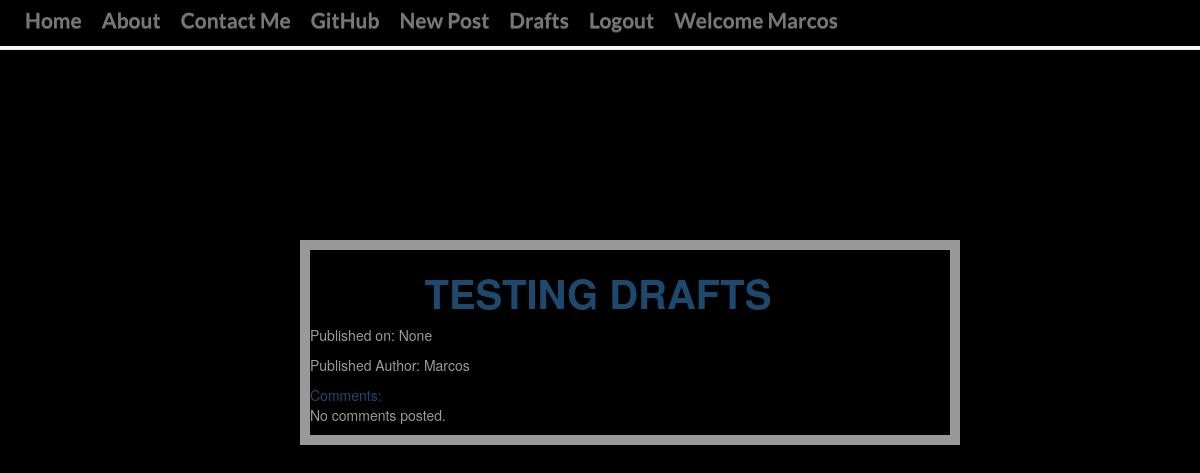
Page /drafts/ (signed in) on the committed database.
### blog/models.py (models this page shows, shortened)
class Post(models.Model):
    author = models.ForeignKey('auth.user', on_delete=models.CASCADE,)
    title = models.CharField(max_length=200)
    text = models.TextField()
    create_date = models.DateTimeField(default=timezone.now)
    publish_date= models.DateTimeField(blank=True, null=True)

### blog/views.py (the view)
class DraftListView(LoginRequiredMixin, ListView):
    model = Post
    login_url='/login/'
    redirect_field_name = 'blog/post_draft_list.html'
    def get_queryset(self): #Checks to ensure published_date is empty which means its a draft
        return Post.objects.filter(publish_date__isnull=True).order_by('create_date')

### blog/templates/blog/post_list.html (shortened to what this page needs)
{% extends 'blog/base.html' %}
{% block content %}
    {% for post in post_list %}
        <div class="post">
            <h1><a id='titleofpost'href="{% url 'post_detail' pk=post.pk %}"><strong>{{ post.title }}</strong></a></h1>
            <div class="date">
                <p>Published on: {{ post.publish_date}}</p>
                <p>Published Author: {{post.author}}</p>
            </div>
            <a href="{% url 'post_detail' pk=post.pk %}">Comments:{{ comment.text }} </a>
            {% for comment in post.comments.all %}
            <br>
                {% if user.is_authenticated or comment.approved_comment %}
                        {{ comment.created_date }}
                    <p>{{ comment.text|safe|linebreaks }}</p>
                    <p>Posted by: <strong>{{ comment.author }}</strong></p>
                {% endif %}
            {% empty %}
                <p>No comments posted.</p>
            {% endfor %}
        </div>
    {% endfor %}
{% endblock %}

### blog/templates/blog/base.html (shortened to what this page needs)
<!DOCTYPE html>
{% load staticfiles %}
{% load tz %}
<html lang="en" dir="ltr">
  <head>
    <head>
        <link rel="stylesheet" href="https://maxcdn.bootstrapcdn.com/bootstrap/3.3.7/css/bootstrap.min.css">
        <link rel="stylesheet" href="https://maxcdn.bootstrapcdn.com/bootstrap/3.3.7/css/bootstrap-theme.min.css">
        <link rel="stylesheet" href="//cdn.jsdelivr.net/medium-editor/latest/css/medium-editor.min.css" type="text/css" media="screen" charset="utf-8">
        <link rel="stylesheet" href="{% static 'css/blog.css' %}">
  </head>
<body>
  <nav id='navbar1'class='navbar  navbar-default navbar-fixed-top techfont '>
    <div id='postcont'class="container">
      <ul class='nav navbar-nav navbar-left'>
        <li> <a href="{% url 'post_list' %}">Home </a></li>
        <li><a href="{% url 'post_about'%}">About</a></li>
        <li><a href="{% url 'post_contact'%}">Contact Me</a></li>
        <li> <a href="https://github.com/OrtegaM4">GitHub</a></li>
        {% if user.is_authenticated %}
        <li>
          <a href="{% url 'post_new' %}"> New Post</a>
        </li>
        <li>
          <a href="{% url 'post_draft_list' %}">Drafts</a>
        </li>
        <li>
          <a id='loginbtn'href="{% url 'logout' %}?next={% url 'post_list'%}"> Logout</a>
        </li>
        <li>
          <a>Welcome {{user.username}}</a>
        </li>
        {%else%}
        <li>
          <a class='nav navbar-nav navbar-right'href="{%url 'login'%}">Login</a>
        </li>
        {% endif %}
      </ul>
    </div>
  </nav>
      {% block content %}
      {% endblock %}
    </body>
  </html>

### blog/static/css/blog.css (style rules this page uses)
body { background-image: url('https://www.marcoguglie.it/Codepen/AnimatedHeaderBg/demo-1/img/demo-1-bg.jpg'); background-attachment: fixed; background-position: center; background-repeat: no-repeat; background-size: cover; background-color: black; z-index: 100; }
body h1 { text-align: center; color: white; }
.post { background-position:absolute; background-size: 10px; border: solid 10px; border-color: white; z-index: 2; width: 55%; margin-left: 25%; margin-right: 26%; margin-bottom: 3%; position: center; opacity: 0.6; background-blend-mode: lighten; padding-bottom: 0px; background-color: black; color: white; }
.post a { text-align: center; }
#titleofpost { position: center; text-align: center; margin-left: 15%; margin-right: 25%; margin-bottom: 5%; padding-bottom: 10%; position: center; font-size: 40px; }
.techfont { font-family: 'Lato',sans-serif; font-size: 1.5em; margin-bottom: 10px; background-color: black; }
nav { list-style: none; font-weight: bold; margin-bottom: -10%; width: 105%; text-align: center; height:40px; background-color: black; padding-bottom: -7%; border: solid 20px; }
.nav li { margin: 0px; display:; }
.nav li a { padding: 10px; text-decoration: none; font-weight: bold; color: #FFFFFF; background-color: #000000; float: left }
.container { background-color: black ; position: center; color: white; margin-bottom: -2%; padding-bottom: 0.5%; width: 100%; }

### rows in the picture
Post: title "TESTING DRAFTS", publish_date "None", author "Marcos"

### other values in the picture
{{ user.username }} "Marcos"
